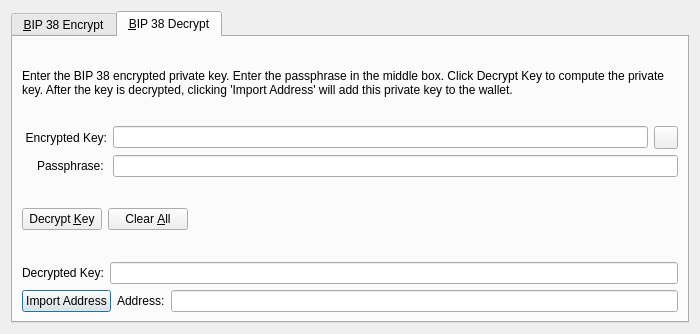
<?xml version="1.0" encoding="UTF-8"?>
<ui version="4.0">
 <class>Bip38ToolDialog</class>
 <widget class="QDialog" name="Bip38ToolDialog">
  <property name="geometry">
   <rect>
    <x>0</x>
    <y>0</y>
    <width>700</width>
    <height>334</height>
   </rect>
  </property>
  <property name="windowTitle">
   <string>BIP 38 Tool</string>
  </property>
  <property name="modal">
   <bool>true</bool>
  </property>
  <layout class="QVBoxLayout" name="verticalLayout">
   <item>
    <widget class="QTabWidget" name="tabWidget">
     <property name="currentIndex">
      <number>1</number>
     </property>
     <widget class="QWidget" name="tabBip38Encrypt">
      <attribute name="title">
       <string>&amp;BIP 38 Encrypt</string>
      </attribute>
      <layout class="QVBoxLayout" name="verticalLayout_SM">
       <item>
        <widget class="QLabel" name="infoLabel_ENC">
         <property name="text">
          <string>Enter a putin Address that you would like to encrypt using BIP 38. Enter a passphrase in the middle box. Press encrypt to compute the encrypted private key.</string>
         </property>
         <property name="textFormat">
          <enum>Qt::PlainText</enum>
         </property>
         <property name="wordWrap">
          <bool>true</bool>
         </property>
        </widget>
       </item>
       <item>
        <layout class="QHBoxLayout" name="horizontalLayout_1_ENC">
         <item>
          <widget class="QLabel" name="label_5">
           <property name="alignment">
            <set>Qt::AlignRight|Qt::AlignTrailing|Qt::AlignVCenter</set>
           </property>
           <property name="minimumSize">
            <size>
             <width>85</width>
             <height>0</height>
            </size>
           </property>
           <property name="text">
            <string>Address:</string>
           </property>
          </widget>
         </item>
         <item>
          <widget class="QValidatedLineEdit" name="addressIn_ENC">
           <property name="toolTip">
            <string>The putin address to encrypt</string>
           </property>
          </widget>
         </item>
         <item>
          <widget class="QToolButton" name="addressBookButton_ENC">
           <property name="toolTip">
            <string>Choose previously used address</string>
           </property>
           <property name="text">
            <string/>
           </property>
           <property name="icon">
            <iconset resource="../putin.qrc">
             <normaloff>:/icons/address-book</normaloff>:/icons/address-book</iconset>
           </property>
           <property name="shortcut">
            <string>Alt+A</string>
           </property>
          </widget>
         </item>
         <item>
          <widget class="QToolButton" name="pasteButton_ENC">
           <property name="toolTip">
            <string>Paste address from clipboard</string>
           </property>
           <property name="text">
            <string/>
           </property>
           <property name="icon">
            <iconset resource="../putin.qrc">
             <normaloff>:/icons/editpaste</normaloff>:/icons/editpaste</iconset>
           </property>
           <property name="shortcut">
            <string>Alt+P</string>
           </property>
          </widget>
         </item>
        </layout>
       </item>
       <item>
        <layout class="QHBoxLayout" name="horizontalLayout_5">
         <item>
          <widget class="QLabel" name="label_6">
           <property name="alignment">
            <set>Qt::AlignRight|Qt::AlignTrailing|Qt::AlignVCenter</set>
           </property>
           <property name="minimumSize">
            <size>
             <width>85</width>
             <height>0</height>
            </size>
           </property>
           <property name="text">
            <string>Passphrase: </string>
           </property>
          </widget>
         </item>
         <item>
          <widget class="QLineEdit" name="passphraseIn_ENC">
           <property name="echoMode">
            <enum>QLineEdit::Password</enum>
           </property>
          </widget>
         </item>
        </layout>
       </item>
       <item>
        <layout class="QHBoxLayout" name="horizontalLayout_2_ENC">
         <item>
          <widget class="QLabel" name="encryptedKeyLabel_ENC">
           <property name="alignment">
            <set>Qt::AlignRight|Qt::AlignTrailing|Qt::AlignVCenter</set>
           </property>
           <property name="minimumSize">
            <size>
             <width>85</width>
             <height>0</height>
            </size>
           </property>
           <property name="text">
            <string>Encrypted Key:</string>
           </property>
           <property name="textFormat">
            <enum>Qt::PlainText</enum>
           </property>
          </widget>
         </item>
         <item>
          <widget class="QLineEdit" name="encryptedKeyOut_ENC">
           <property name="font">
            <font>
             <italic>true</italic>
            </font>
           </property>
           <property name="readOnly">
            <bool>true</bool>
           </property>
          </widget>
         </item>
         <item>
          <widget class="QToolButton" name="copyKeyButton_ENC">
           <property name="toolTip">
            <string>Copy the current signature to the system clipboard</string>
           </property>
           <property name="text">
            <string/>
           </property>
           <property name="icon">
            <iconset resource="../putin.qrc">
             <normaloff>:/icons/editcopy</normaloff>:/icons/editcopy</iconset>
           </property>
          </widget>
         </item>
        </layout>
       </item>
       <item>
        <layout class="QHBoxLayout" name="horizontalLayout_3_ENC">
         <item>
          <widget class="QPushButton" name="encryptKeyButton_ENC">
           <property name="toolTip">
            <string>Encrypt the private key for this putin address</string>
           </property>
           <property name="text">
            <string>Encrypt &amp;Key</string>
           </property>
           <property name="icon">
            <iconset resource="../putin.qrc">
             <normaloff>:/icons/edit</normaloff>:/icons/edit</iconset>
           </property>
           <property name="autoDefault">
            <bool>false</bool>
           </property>
          </widget>
         </item>
         <item>
          <widget class="QPushButton" name="clearButton_ENC">
           <property name="toolTip">
            <string>Reset all fields</string>
           </property>
           <property name="text">
            <string>Clear &amp;All</string>
           </property>
           <property name="icon">
            <iconset resource="../putin.qrc">
             <normaloff>:/icons/remove</normaloff>:/icons/remove</iconset>
           </property>
           <property name="autoDefault">
            <bool>false</bool>
           </property>
          </widget>
         </item>
         <item>
          <spacer name="horizontalSpacer_1_ENC">
           <property name="orientation">
            <enum>Qt::Horizontal</enum>
           </property>
           <property name="sizeHint" stdset="0">
            <size>
             <width>40</width>
             <height>48</height>
            </size>
           </property>
          </spacer>
         </item>
         <item>
          <widget class="QLabel" name="statusLabel_ENC">
           <property name="font">
            <font>
             <weight>75</weight>
             <bold>true</bold>
            </font>
           </property>
           <property name="text">
            <string/>
           </property>
           <property name="wordWrap">
            <bool>true</bool>
           </property>
          </widget>
         </item>
         <item>
          <spacer name="horizontalSpacer_2_ENC">
           <property name="orientation">
            <enum>Qt::Horizontal</enum>
           </property>
           <property name="sizeHint" stdset="0">
            <size>
             <width>40</width>
             <height>48</height>
            </size>
           </property>
          </spacer>
         </item>
        </layout>
       </item>
      </layout>
     </widget>
     <widget class="QWidget" name="tabBip38Decrypt">
      <attribute name="title">
       <string>&amp;BIP 38 Decrypt</string>
      </attribute>
      <layout class="QVBoxLayout" name="verticalLayout_VM">
       <item>
        <widget class="QLabel" name="infoLabel_DEC">
         <property name="text">
          <string>Enter the BIP 38 encrypted private key. Enter the passphrase in the middle box. Click Decrypt Key to compute the private key. After the key is decrypted, clicking 'Import Address' will add this private key to the wallet.</string>
         </property>
         <property name="textFormat">
          <enum>Qt::PlainText</enum>
         </property>
         <property name="wordWrap">
          <bool>true</bool>
         </property>
        </widget>
       </item>
       <item>
        <layout class="QHBoxLayout" name="horizontalLayout_3">
         <item>
          <widget class="QLabel" name="label_2">
           <property name="alignment">
            <set>Qt::AlignRight|Qt::AlignTrailing|Qt::AlignVCenter</set>
           </property>
           <property name="minimumSize">
            <size>
             <width>85</width>
             <height>0</height>
            </size>
           </property>
           <property name="text">
            <string>Encrypted Key:</string>
           </property>
          </widget>
         </item>
         <item>
          <widget class="QValidatedLineEdit" name="encryptedKeyIn_DEC">
           <property name="toolTip">
            <string>The encrypted private key</string>
           </property>
          </widget>
         </item>
         <item>
          <widget class="QToolButton" name="pasteButton_DEC">
           <property name="toolTip">
            <string>Paste address from clipboard</string>
           </property>
           <property name="text">
            <string/>
           </property>
           <property name="icon">
            <iconset resource="../putin.qrc">
             <normaloff>:/icons/editpaste</normaloff>:/icons/editpaste</iconset>
           </property>
           <property name="shortcut">
            <string>Alt+P</string>
           </property>
          </widget>
         </item>
        </layout>
       </item>
       <item>
        <layout class="QHBoxLayout" name="horizontalLayout">
         <item>
          <widget class="QLabel" name="label">
           <property name="alignment">
            <set>Qt::AlignRight|Qt::AlignTrailing|Qt::AlignVCenter</set>
           </property>
           <property name="minimumSize">
            <size>
             <width>85</width>
             <height>0</height>
            </size>
           </property>
           <property name="text">
            <string>Passphrase: </string>
           </property>
          </widget>
         </item>
         <item>
          <widget class="QLineEdit" name="passphraseIn_DEC">
           <property name="echoMode">
            <enum>QLineEdit::Password</enum>
           </property>
          </widget>
         </item>
        </layout>
       </item>
       <item>
        <layout class="QHBoxLayout" name="horizontalLayout_2_DEC">
         <item>
          <widget class="QPushButton" name="decryptKeyButton_DEC">
           <property name="toolTip">
            <string>Decrypt the entered key using the passphrase</string>
           </property>
           <property name="text">
            <string>Decrypt &amp;Key</string>
           </property>
           <property name="icon">
            <iconset resource="../putin.qrc">
             <normaloff>:/icons/transaction_0</normaloff>:/icons/transaction_0</iconset>
           </property>
           <property name="autoDefault">
            <bool>false</bool>
           </property>
          </widget>
         </item>
         <item>
          <widget class="QPushButton" name="clearButton_DEC">
           <property name="toolTip">
            <string>Reset all fields</string>
           </property>
           <property name="text">
            <string>Clear &amp;All</string>
           </property>
           <property name="icon">
            <iconset resource="../putin.qrc">
             <normaloff>:/icons/remove</normaloff>:/icons/remove</iconset>
           </property>
           <property name="autoDefault">
            <bool>false</bool>
           </property>
          </widget>
         </item>
         <item>
          <spacer name="horizontalSpacer_1_DEC">
           <property name="orientation">
            <enum>Qt::Horizontal</enum>
           </property>
           <property name="sizeHint" stdset="0">
            <size>
             <width>40</width>
             <height>48</height>
            </size>
           </property>
          </spacer>
         </item>
         <item>
          <widget class="QLabel" name="statusLabel_DEC">
           <property name="font">
            <font>
             <weight>75</weight>
             <bold>true</bold>
            </font>
           </property>
           <property name="text">
            <string/>
           </property>
           <property name="wordWrap">
            <bool>true</bool>
           </property>
          </widget>
         </item>
         <item>
          <spacer name="horizontalSpacer_2_DEC">
           <property name="orientation">
            <enum>Qt::Horizontal</enum>
           </property>
           <property name="sizeHint" stdset="0">
            <size>
             <width>40</width>
             <height>48</height>
            </size>
           </property>
          </spacer>
         </item>
        </layout>
       </item>
       <item>
        <layout class="QHBoxLayout" name="horizontalLayout_2">
         <item>
          <widget class="QLabel" name="label_3">
           <property name="text">
            <string>Decrypted Key:</string>
           </property>
          </widget>
         </item>
         <item>
          <widget class="QValidatedLineEdit" name="decryptedKeyOut_DEC"/>
         </item>
        </layout>
       </item>
       <item>
        <layout class="QHBoxLayout" name="horizontalLayout_4">
         <item>
          <widget class="QPushButton" name="importAddressButton_DEC">
           <property name="text">
            <string>Import Address</string>
           </property>
          </widget>
         </item>
         <item>
          <widget class="QLabel" name="label_4">
           <property name="text">
            <string>Address:</string>
           </property>
          </widget>
         </item>
         <item>
          <widget class="QLineEdit" name="addressOut_DEC"/>
         </item>
        </layout>
       </item>
      </layout>
     </widget>
    </widget>
   </item>
  </layout>
 </widget>
 <customwidgets>
  <customwidget>
   <class>QValidatedLineEdit</class>
   <extends>QLineEdit</extends>
   <header>qvalidatedlineedit.h</header>
  </customwidget>
 </customwidgets>
 <resources>
  <include location="../putin.qrc"/>
 </resources>
 <connections/>
</ui>
